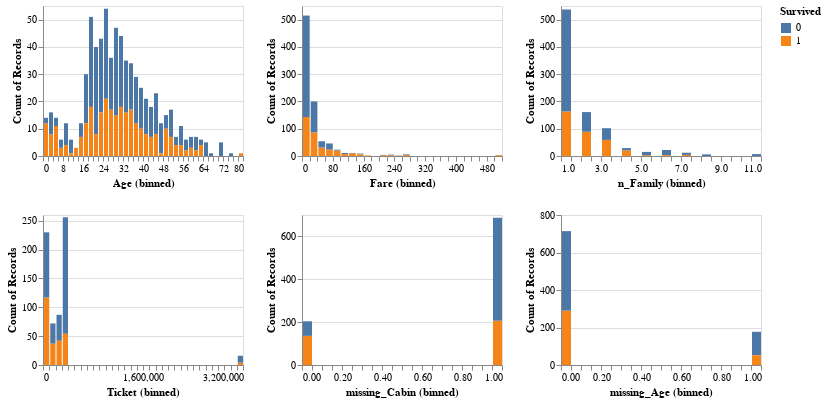

Source (notebook cell):
### Markdown cell above
# EDA

### Code cell
alt.Chart(train_df).mark_bar().encode(
    alt.X(alt.repeat(), type='quantitative', bin=alt.Bin(maxbins=40)),
    y='count()',
    fill='Survived'
).properties(
    width=200,
    height=150
).repeat(
    ['Age', 'Fare', 'n_Family', 'Ticket', 'missing_Cabin', 'missing_Age'],
    columns=3
)

### Figure 1 — Vega-Lite specification as saved in the notebook (floating-point values rounded to 4 significant figures; data arrays with more than 128 entries replaced by an {"elided": "..."} marker saying what was removed)
{"$schema": "https://vega.github.io/schema/vega-lite/v4.8.1.json", "columns": 3, "config": {"view": {"continuousHeight": 300, "continuousWidth": 400}}, "datasets": {"data-312684b22b5f864953ce9c80109aae8d": {"elided": "891 records"}}, "repeat": ["Age", "Fare", "n_Family", "Ticket", "missing_Cabin", "missing_Age"], "spec": {"data": {"name": "data-312684b22b5f864953ce9c80109aae8d"}, "encoding": {"fill": {"field": "Survived", "type": "nominal"}, "x": {"bin": {"maxbins": 40}, "field": {"repeat": "repeat"}, "type": "quantitative"}, "y": {"aggregate": "count", "type": "quantitative"}}, "height": 150, "mark": "bar", "width": 200}}
